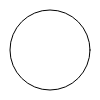
Frame 1 (no input)
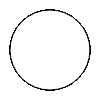
Frame 60 (no input)
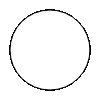
Frame 120 (the mouse pressed at the canvas centre since frame 60)

The p5.js sketch that drew these frames (run headless with seeded random() and noise() and a simulated clock; from frame 60 on, the mouse is pressed at the canvas centre):

// p5.js sketch
// ── sketch.js
function setup() {
  createCanvas(100, 100);
}

function draw() {
  ellipse(50, 50, 80, 80);
}
